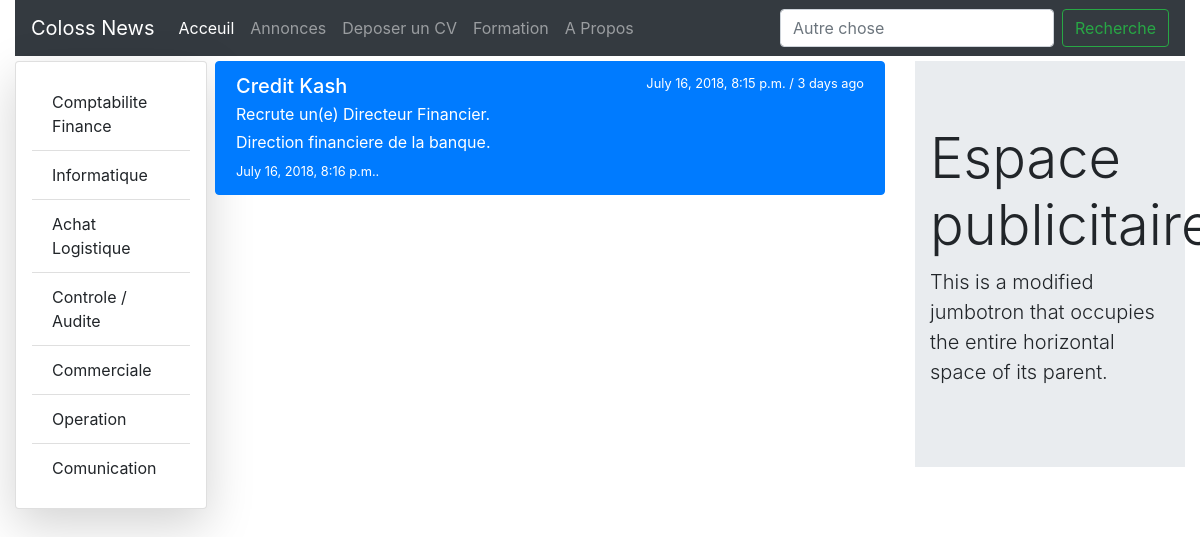
Before: /annonces/ with the older database file.
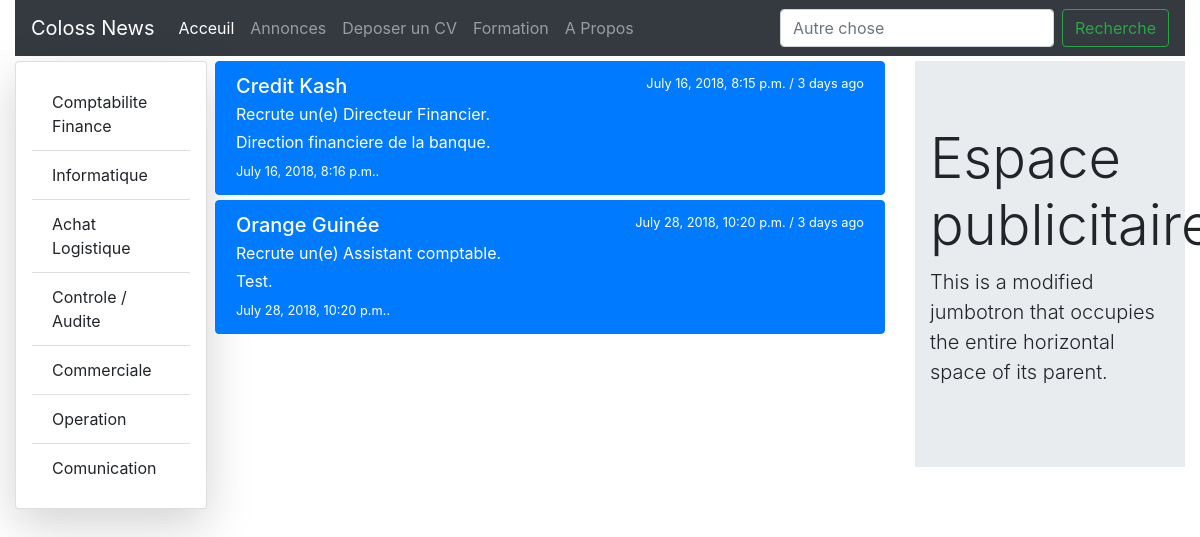
After: the same page with the newer database file.
### annonces/models.py (models this page shows, shortened)
class Annonce(models.Model):
    entreprise = models.ForeignKey(Entreprise, on_delete=models.CASCADE)
    job_title = models.CharField(max_length = 250)
    description = models.TextField()
    limite_date = models.DateTimeField()
    created = models.DateTimeField(auto_now=True)
    updated = models.DateTimeField(auto_now_add=True)

class Entreprise(models.Model):
    ent_name = models.CharField(max_length = 250)
    adresse_1 = models.CharField(max_length = 250)
    adresse_2 = models.CharField(max_length = 250)
    telephone = models.IntegerField()
    mobile = models.IntegerField()
    email = models.EmailField()
    about = models.TextField()
    created = models.DateTimeField(auto_now=True)
    updated = models.DateTimeField(auto_now_add=True)
    def __str__(self):
        return self.ent_name

### annonces/views.py (the view)
# urls.py: path('', views.JobsView.as_view(), name='jobs_list'),
class JobsView(generic.ListView):
    model = Annonce
    template_name="jobs_list.html"

### annonces/templates/jobs_list.html (shortened to what this page needs)
{% include 'base.html' %}
<div class="container-fluid" style="padding-top: 5px">
    <div class="row">
        <div class="col-2">
            <div class="card shadow-lg p-3 mb-5 bg-white rounded" style="width: 12rem;">
                <ul class="list-group list-group-flush">
                    <li class="list-group-item">Comptabilite Finance</li>
                    <li class="list-group-item">Informatique</li>
                    <li class="list-group-item">Achat Logistique</li>
                    <li class="list-group-item">Controle / Audite</li>
                    <li class="list-group-item">Commerciale</li>
                    <li class="list-group-item">Operation</li>
                    <li class="list-group-item">Comunication</li>
                </ul>
            </div>
        </div>
        <div class="col-7">
            {% if object_list %}
                {% for annonce in object_list %}
                    <div class="list-group" style="padding-bottom: 5px">
                        <a href="{% url 'jobs_details' annonce.id%}" class="list-group-item list-group-item-action flex-column align-items-start active">
                            <div class="d-flex w-100 justify-content-between">
                            <h5 class="mb-1">{{annonce.entreprise}}</h5>
                            <small>{{annonce.limite_date}} / 3 days ago</small>
                            </div>
                            <p class="mb-1">Recrute un(e) {{annonce.job_title}}.</p>
                            <p class="mb-1">{{annonce.description}}.</p>
                            <small>{{annonce.created}}.</small>
                        </a>
                    </div>
                {% endfor %}
            {% endif %}
            </div>
            <div class="col-3">
                <div class="jumbotron jumbotron-fluid">
                    <div class="container">
                        <h1 class="display-4">Espace publicitaire</h1>
                        <p class="lead">This is a modified jumbotron that occupies the entire horizontal space of its parent.</p>
                    </div>
    </div>

### news/templates/base.html (shortened to what this page needs)
<!DOCTYPE html>
<html lang="en">
<head>
  <link rel="stylesheet" href="https://stackpath.bootstrapcdn.com/bootstrap/4.1.2/css/bootstrap.min.css">
  {% load static %}
</head>
<body>
  <div class="container-fluid">
    <nav class="navbar navbar-expand-lg navbar-dark bg-dark">
      <a class="navbar-brand" href="#">Coloss News</a>
      <div class="collapse navbar-collapse" id="navbarSupportedContent">
          <ul class="navbar-nav mr-auto">
            <li class="nav-item active">
              <a class="nav-link" href="../">Acceuil <span class="sr-only">(current)</span></a>
            </li>
            <li class="nav-item">
              <a class="nav-link" href="../annonces">Annonces</a>
            </li>
            <li class="nav-item">
              <a class="nav-link" href="#">Deposer un CV</a>
            </li>
            <li class="nav-item">
              <a class="nav-link" href="#">Formation</a>
            </li>
            <li class="nav-item">
              <a class="nav-link" href="#">A Propos</a>
            </li>
          </ul>
          <form class="form-inline my-2 my-lg-0">
            <input class="form-control mr-sm-2" type="search" placeholder="Autre chose" aria-label="Search">
            <button class="btn btn-outline-success my-2 my-sm-0" type="submit">Recherche</button>
          </form>
        </div>
      </nav>
      </div>
</body>
</html>

Changed rows visible on the page:
added Annonce: entreprise "Orange Guinée", limite_date "July 28, 2018, 10:20 p.m.", job_title "Assistant comptable", description "Test", created "July 28, 2018, 10:20 p.m."
